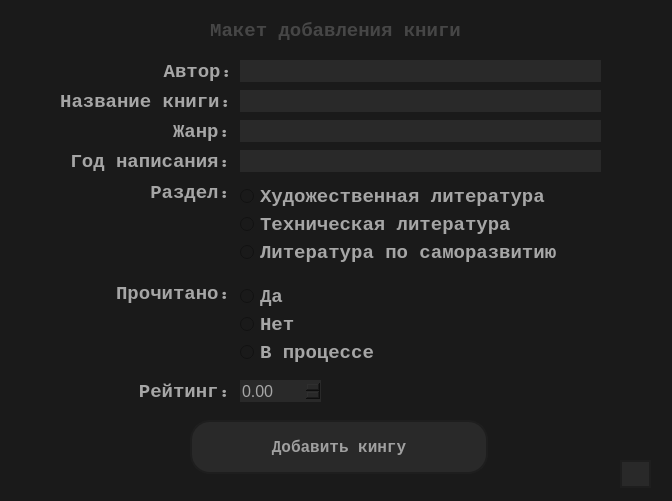
<?xml version="1.0" encoding="UTF-8"?>
<ui version="4.0">
 <class>MainWindow</class>
 <widget class="QMainWindow" name="MainWindow">
  <property name="geometry">
   <rect>
    <x>0</x>
    <y>0</y>
    <width>672</width>
    <height>501</height>
   </rect>
  </property>
  <property name="windowTitle">
   <string>addBook</string>
  </property>
  <property name="windowIcon">
   <iconset resource="../icon.qrc">
    <normaloff>:/icon/resources/icons/description_FILL0_wght400_GRAD0_opsz24.png</normaloff>:/icon/resources/icons/description_FILL0_wght400_GRAD0_opsz24.png</iconset>
  </property>
  <property name="styleSheet">
   <string notr="true">background-color: rgb(26,26,26);</string>
  </property>
  <widget class="QWidget" name="centralwidget">
   <widget class="QLabel" name="Login_9">
    <property name="enabled">
     <bool>false</bool>
    </property>
    <property name="geometry">
     <rect>
      <x>99</x>
      <y>380</y>
      <width>131</width>
      <height>23</height>
     </rect>
    </property>
    <property name="sizePolicy">
     <sizepolicy hsizetype="Preferred" vsizetype="Maximum">
      <horstretch>0</horstretch>
      <verstretch>0</verstretch>
     </sizepolicy>
    </property>
    <property name="font">
     <font>
      <family>Courier</family>
      <pointsize>14</pointsize>
      <weight>75</weight>
      <bold>true</bold>
     </font>
    </property>
    <property name="styleSheet">
     <string notr="true">color: rgb(166, 166, 166);
background-color: rgb(26,26,26);
border: none;
margin: 0px;
padding: 0px;</string>
    </property>
    <property name="text">
     <string>Рейтинг:</string>
    </property>
    <property name="alignment">
     <set>Qt::AlignRight|Qt::AlignTrailing|Qt::AlignVCenter</set>
    </property>
   </widget>
   <widget class="QLabel" name="Login_4">
    <property name="enabled">
     <bool>false</bool>
    </property>
    <property name="geometry">
     <rect>
      <x>0</x>
      <y>90</y>
      <width>231</width>
      <height>23</height>
     </rect>
    </property>
    <property name="sizePolicy">
     <sizepolicy hsizetype="Preferred" vsizetype="Maximum">
      <horstretch>0</horstretch>
      <verstretch>0</verstretch>
     </sizepolicy>
    </property>
    <property name="font">
     <font>
      <family>Courier</family>
      <pointsize>14</pointsize>
      <weight>75</weight>
      <bold>true</bold>
     </font>
    </property>
    <property name="styleSheet">
     <string notr="true">color: rgb(166, 166, 166);
background-color: rgb(26,26,26);
border: none;
margin: 0px;
padding: 0px;</string>
    </property>
    <property name="text">
     <string>Название книги:</string>
    </property>
    <property name="alignment">
     <set>Qt::AlignRight|Qt::AlignTrailing|Qt::AlignVCenter</set>
    </property>
   </widget>
   <widget class="QLabel" name="Login_3">
    <property name="enabled">
     <bool>false</bool>
    </property>
    <property name="geometry">
     <rect>
      <x>131</x>
      <y>60</y>
      <width>101</width>
      <height>23</height>
     </rect>
    </property>
    <property name="sizePolicy">
     <sizepolicy hsizetype="Preferred" vsizetype="Maximum">
      <horstretch>0</horstretch>
      <verstretch>0</verstretch>
     </sizepolicy>
    </property>
    <property name="font">
     <font>
      <family>Courier</family>
      <pointsize>14</pointsize>
      <weight>75</weight>
      <bold>true</bold>
     </font>
    </property>
    <property name="styleSheet">
     <string notr="true">color: rgb(166, 166, 166);
background-color: rgb(26,26,26);
border: none;
margin: 0px;
padding: 0px;</string>
    </property>
    <property name="text">
     <string>Автор:</string>
    </property>
    <property name="alignment">
     <set>Qt::AlignRight|Qt::AlignTrailing|Qt::AlignVCenter</set>
    </property>
   </widget>
   <widget class="QLabel" name="Login_7">
    <property name="enabled">
     <bool>false</bool>
    </property>
    <property name="geometry">
     <rect>
      <x>119</x>
      <y>181</y>
      <width>111</width>
      <height>23</height>
     </rect>
    </property>
    <property name="sizePolicy">
     <sizepolicy hsizetype="Preferred" vsizetype="Maximum">
      <horstretch>0</horstretch>
      <verstretch>0</verstretch>
     </sizepolicy>
    </property>
    <property name="font">
     <font>
      <family>Courier</family>
      <pointsize>14</pointsize>
      <weight>75</weight>
      <bold>true</bold>
     </font>
    </property>
    <property name="styleSheet">
     <string notr="true">color: rgb(166, 166, 166);
background-color: rgb(26,26,26);
border: none;
margin: 0px;
padding: 0px;</string>
    </property>
    <property name="text">
     <string>Раздел:</string>
    </property>
    <property name="alignment">
     <set>Qt::AlignRight|Qt::AlignTrailing|Qt::AlignVCenter</set>
    </property>
   </widget>
   <widget class="QLabel" name="Login_6">
    <property name="enabled">
     <bool>false</bool>
    </property>
    <property name="geometry">
     <rect>
      <x>19</x>
      <y>150</y>
      <width>211</width>
      <height>23</height>
     </rect>
    </property>
    <property name="sizePolicy">
     <sizepolicy hsizetype="Preferred" vsizetype="Maximum">
      <horstretch>0</horstretch>
      <verstretch>0</verstretch>
     </sizepolicy>
    </property>
    <property name="font">
     <font>
      <family>Courier</family>
      <pointsize>14</pointsize>
      <weight>75</weight>
      <bold>true</bold>
     </font>
    </property>
    <property name="styleSheet">
     <string notr="true">color: rgb(166, 166, 166);
background-color: rgb(26,26,26);
border: none;
margin: 0px;
padding: 0px;</string>
    </property>
    <property name="text">
     <string>Год написания:</string>
    </property>
    <property name="alignment">
     <set>Qt::AlignRight|Qt::AlignTrailing|Qt::AlignVCenter</set>
    </property>
   </widget>
   <widget class="QLabel" name="Login_8">
    <property name="enabled">
     <bool>false</bool>
    </property>
    <property name="geometry">
     <rect>
      <x>79</x>
      <y>282</y>
      <width>151</width>
      <height>23</height>
     </rect>
    </property>
    <property name="sizePolicy">
     <sizepolicy hsizetype="Preferred" vsizetype="Maximum">
      <horstretch>0</horstretch>
      <verstretch>0</verstretch>
     </sizepolicy>
    </property>
    <property name="font">
     <font>
      <family>Courier</family>
      <pointsize>14</pointsize>
      <weight>75</weight>
      <bold>true</bold>
     </font>
    </property>
    <property name="styleSheet">
     <string notr="true">color: rgb(166, 166, 166);
background-color: rgb(26,26,26);
border: none;
margin: 0px;
padding: 0px;</string>
    </property>
    <property name="text">
     <string>Прочитано:</string>
    </property>
    <property name="alignment">
     <set>Qt::AlignRight|Qt::AlignTrailing|Qt::AlignVCenter</set>
    </property>
   </widget>
   <widget class="QLabel" name="Login_5">
    <property name="enabled">
     <bool>false</bool>
    </property>
    <property name="geometry">
     <rect>
      <x>150</x>
      <y>120</y>
      <width>80</width>
      <height>23</height>
     </rect>
    </property>
    <property name="sizePolicy">
     <sizepolicy hsizetype="Preferred" vsizetype="Maximum">
      <horstretch>0</horstretch>
      <verstretch>0</verstretch>
     </sizepolicy>
    </property>
    <property name="font">
     <font>
      <family>Courier</family>
      <pointsize>14</pointsize>
      <weight>75</weight>
      <bold>true</bold>
     </font>
    </property>
    <property name="styleSheet">
     <string notr="true">color: rgb(166, 166, 166);
background-color: rgb(26,26,26);
border: none;
margin: 0px;
padding: 0px;</string>
    </property>
    <property name="text">
     <string>Жанр:</string>
    </property>
    <property name="alignment">
     <set>Qt::AlignRight|Qt::AlignTrailing|Qt::AlignVCenter</set>
    </property>
   </widget>
   <widget class="QLineEdit" name="author_lineEdit">
    <property name="geometry">
     <rect>
      <x>240</x>
      <y>60</y>
      <width>361</width>
      <height>22</height>
     </rect>
    </property>
    <property name="font">
     <font>
      <family>Courier</family>
      <pointsize>14</pointsize>
      <weight>75</weight>
      <bold>true</bold>
     </font>
    </property>
    <property name="styleSheet">
     <string notr="true">color: rgb(166, 166, 166);
background-color: rgb(41,41,41);
border: none;
margin: 0px;
padding: 0px;</string>
    </property>
   </widget>
   <widget class="QLineEdit" name="genre_lineEdit">
    <property name="geometry">
     <rect>
      <x>240</x>
      <y>120</y>
      <width>361</width>
      <height>22</height>
     </rect>
    </property>
    <property name="font">
     <font>
      <pointsize>13</pointsize>
     </font>
    </property>
    <property name="styleSheet">
     <string notr="true">color: rgb(166, 166, 166);
background-color: rgb(41,41,41);
border: none;
margin: 0px;
padding: 0px;</string>
    </property>
   </widget>
   <widget class="QLineEdit" name="book_lineEdit">
    <property name="geometry">
     <rect>
      <x>240</x>
      <y>90</y>
      <width>361</width>
      <height>22</height>
     </rect>
    </property>
    <property name="font">
     <font>
      <family>Courier</family>
      <pointsize>14</pointsize>
      <weight>75</weight>
      <bold>true</bold>
     </font>
    </property>
    <property name="styleSheet">
     <string notr="true">color: rgb(166, 166, 166);
background-color: rgb(41,41,41);
border: none;
margin: 0px;
padding: 0px;</string>
    </property>
    <property name="text">
     <string/>
    </property>
   </widget>
   <widget class="QLineEdit" name="year_lineEdit">
    <property name="geometry">
     <rect>
      <x>240</x>
      <y>150</y>
      <width>361</width>
      <height>22</height>
     </rect>
    </property>
    <property name="font">
     <font>
      <pointsize>13</pointsize>
     </font>
    </property>
    <property name="styleSheet">
     <string notr="true">color: rgb(166, 166, 166);
background-color: rgb(41,41,41);
border: none;
margin: 0px;
padding: 0px;</string>
    </property>
    <property name="text">
     <string/>
    </property>
   </widget>
   <widget class="QDoubleSpinBox" name="rating_SpinBox">
    <property name="geometry">
     <rect>
      <x>240</x>
      <y>380</y>
      <width>81</width>
      <height>22</height>
     </rect>
    </property>
    <property name="font">
     <font>
      <pointsize>12</pointsize>
     </font>
    </property>
    <property name="styleSheet">
     <string notr="true">color: rgb(166, 166, 166);
background-color: rgb(41,41,41);
border: none;
margin: 0px;
padding: 0px;</string>
    </property>
    <property name="decimals">
     <number>2</number>
    </property>
    <property name="maximum">
     <double>10.000000000000000</double>
    </property>
    <property name="singleStep">
     <double>0.500000000000000</double>
    </property>
   </widget>
   <widget class="QLabel" name="label_header">
    <property name="enabled">
     <bool>false</bool>
    </property>
    <property name="geometry">
     <rect>
      <x>70</x>
      <y>19</y>
      <width>531</width>
      <height>23</height>
     </rect>
    </property>
    <property name="sizePolicy">
     <sizepolicy hsizetype="Preferred" vsizetype="Maximum">
      <horstretch>0</horstretch>
      <verstretch>0</verstretch>
     </sizepolicy>
    </property>
    <property name="font">
     <font>
      <family>Courier</family>
      <pointsize>14</pointsize>
      <weight>75</weight>
      <bold>true</bold>
     </font>
    </property>
    <property name="styleSheet">
     <string notr="true">color: rgb(70, 70, 70);
background-color: rgb(26,26,26);
border: none;
margin: 0px;
padding: 0px;</string>
    </property>
    <property name="text">
     <string>Макет добавления книги</string>
    </property>
    <property name="alignment">
     <set>Qt::AlignCenter</set>
    </property>
   </widget>
   <widget class="QPushButton" name="add_book_pushButton">
    <property name="geometry">
     <rect>
      <x>190</x>
      <y>420</y>
      <width>298</width>
      <height>54</height>
     </rect>
    </property>
    <property name="font">
     <font>
      <family>Courier New</family>
      <pointsize>12</pointsize>
      <weight>75</weight>
      <bold>true</bold>
     </font>
    </property>
    <property name="styleSheet">
     <string notr="true">QPushButton {
color: rgb(160, 160, 160);
background-color: rgb(41, 41,41);
text-align: left;
border: 2px solid rgb(30, 30, 30);
margin: 0px;
padding: 0px;
text-align: center;
border-radius: 20px;
}
QPushButton:hover {
color: rgb(160, 160, 160);
background-color: rgb(70, 70, 70);
}
QPushButton:pressed {
background-color: rgb(30,30,30);
}</string>
    </property>
    <property name="text">
     <string>Добавить кингу</string>
    </property>
    <property name="icon">
     <iconset resource="../icon.qrc">
      <normaloff>:/icon/resources/icons/add_task_FILL0_wght400_GRAD0_opsz24.png</normaloff>:/icon/resources/icons/add_task_FILL0_wght400_GRAD0_opsz24.png</iconset>
    </property>
    <property name="iconSize">
     <size>
      <width>50</width>
      <height>50</height>
     </size>
    </property>
   </widget>
   <widget class="QWidget" name="verticalLayoutWidget">
    <property name="geometry">
     <rect>
      <x>240</x>
      <y>180</y>
      <width>415</width>
      <height>91</height>
     </rect>
    </property>
    <layout class="QVBoxLayout" name="verticalLayout">
     <property name="spacing">
      <number>0</number>
     </property>
     <item>
      <widget class="QRadioButton" name="fiction_radioButton">
       <property name="font">
        <font>
         <family>Courier</family>
         <pointsize>14</pointsize>
         <weight>75</weight>
         <bold>true</bold>
        </font>
       </property>
       <property name="styleSheet">
        <string notr="true">color: rgb(166, 166, 166);
background-color: rgb(26,26,26);
border: none;
margin: 0px;
padding: 0px;</string>
       </property>
       <property name="text">
        <string>Художественная литература</string>
       </property>
      </widget>
     </item>
     <item>
      <widget class="QRadioButton" name="technical_radioButton">
       <property name="font">
        <font>
         <family>Courier</family>
         <pointsize>14</pointsize>
         <weight>75</weight>
         <bold>true</bold>
        </font>
       </property>
       <property name="styleSheet">
        <string notr="true">color: rgb(166, 166, 166);
background-color: rgb(26,26,26);
border: none;
margin: 0px;
padding: 0px;</string>
       </property>
       <property name="text">
        <string>Техническая литература</string>
       </property>
      </widget>
     </item>
     <item>
      <widget class="QRadioButton" name="self_help_radioButton">
       <property name="font">
        <font>
         <family>Courier</family>
         <pointsize>14</pointsize>
         <weight>75</weight>
         <bold>true</bold>
        </font>
       </property>
       <property name="styleSheet">
        <string notr="true">color: rgb(166, 166, 166);
background-color: rgb(26,26,26);
border: none;
margin: 0px;
padding: 0px;</string>
       </property>
       <property name="text">
        <string>Литература по саморазвитию</string>
       </property>
      </widget>
     </item>
    </layout>
   </widget>
   <widget class="QWidget" name="verticalLayoutWidget_2">
    <property name="geometry">
     <rect>
      <x>240</x>
      <y>280</y>
      <width>181</width>
      <height>91</height>
     </rect>
    </property>
    <layout class="QVBoxLayout" name="verticalLayout_2">
     <property name="spacing">
      <number>0</number>
     </property>
     <item>
      <widget class="QRadioButton" name="yes_radioButton">
       <property name="font">
        <font>
         <family>Courier</family>
         <pointsize>14</pointsize>
         <weight>75</weight>
         <bold>true</bold>
        </font>
       </property>
       <property name="styleSheet">
        <string notr="true">color: rgb(166, 166, 166);
background-color: rgb(26,26,26);
border: none;
margin: 0px;
padding: 0px;</string>
       </property>
       <property name="text">
        <string>Да</string>
       </property>
      </widget>
     </item>
     <item>
      <widget class="QRadioButton" name="no_radioButton">
       <property name="font">
        <font>
         <family>Courier</family>
         <pointsize>14</pointsize>
         <weight>75</weight>
         <bold>true</bold>
        </font>
       </property>
       <property name="styleSheet">
        <string notr="true">color: rgb(166, 166, 166);
background-color: rgb(26,26,26);
border: none;
margin: 0px;
padding: 0px;</string>
       </property>
       <property name="text">
        <string>Нет</string>
       </property>
      </widget>
     </item>
     <item>
      <widget class="QRadioButton" name="during_radioButton">
       <property name="font">
        <font>
         <family>Courier</family>
         <pointsize>14</pointsize>
         <weight>75</weight>
         <bold>true</bold>
        </font>
       </property>
       <property name="styleSheet">
        <string notr="true">color: rgb(166, 166, 166);
background-color: rgb(26,26,26);
border: none;
margin: 0px;
padding: 0px;</string>
       </property>
       <property name="text">
        <string>В процессе</string>
       </property>
      </widget>
     </item>
    </layout>
   </widget>
   <widget class="QPushButton" name="exit_button">
    <property name="geometry">
     <rect>
      <x>620</x>
      <y>460</y>
      <width>31</width>
      <height>28</height>
     </rect>
    </property>
    <property name="styleSheet">
     <string notr="true">QPushButton {
color: rgb(160, 160, 160);
background-color: rgb(41, 41,41);
text-align: left;
border: 2px solid rgb(30, 30, 30);
margin: 0px;
padding: 0px;
text-align: center;
border-radius: 20px;
}
QPushButton:hover {
color: rgb(160, 160, 160);
background-color: rgb(70, 70, 70);
}
QPushButton:pressed {
background-color: rgb(30,30,30);
}</string>
    </property>
    <property name="text">
     <string/>
    </property>
    <property name="icon">
     <iconset resource="../icon.qrc">
      <normaloff>:/icon/resources/icons/login_FILL0_wght400_GRAD0_opsz24.png</normaloff>:/icon/resources/icons/login_FILL0_wght400_GRAD0_opsz24.png</iconset>
    </property>
    <property name="iconSize">
     <size>
      <width>40</width>
      <height>40</height>
     </size>
    </property>
   </widget>
  </widget>
 </widget>
 <resources>
  <include location="../icon.qrc"/>
 </resources>
 <connections/>
</ui>
